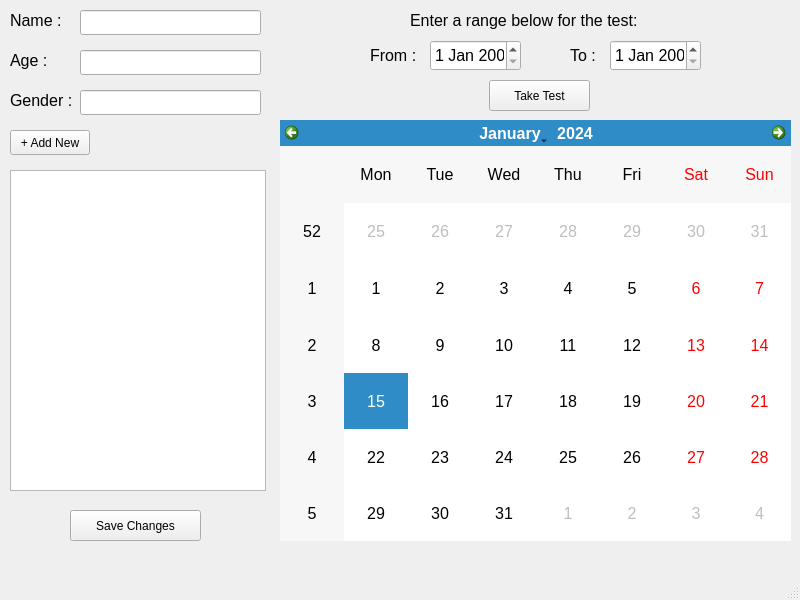
<?xml version="1.0" encoding="UTF-8"?>
<ui version="4.0">
 <class>MainWindow</class>
 <widget class="QMainWindow" name="MainWindow">
  <property name="geometry">
   <rect>
    <x>0</x>
    <y>0</y>
    <width>800</width>
    <height>600</height>
   </rect>
  </property>
  <property name="windowTitle">
   <string>MainWindow</string>
  </property>
  <widget class="QWidget" name="centralwidget">
   <widget class="QCalendarWidget" name="calendarWidget">
    <property name="geometry">
     <rect>
      <x>280</x>
      <y>120</y>
      <width>511</width>
      <height>421</height>
     </rect>
    </property>
    <property name="styleSheet">
     <string notr="true">font-size : 12pt;</string>
    </property>
   </widget>
   <widget class="QListWidget" name="tasklistWidget">
    <property name="geometry">
     <rect>
      <x>10</x>
      <y>170</y>
      <width>256</width>
      <height>321</height>
     </rect>
    </property>
   </widget>
   <widget class="QLineEdit" name="lineEdit">
    <property name="geometry">
     <rect>
      <x>80</x>
      <y>10</y>
      <width>181</width>
      <height>25</height>
     </rect>
    </property>
   </widget>
   <widget class="QLabel" name="label">
    <property name="geometry">
     <rect>
      <x>10</x>
      <y>10</y>
      <width>101</width>
      <height>21</height>
     </rect>
    </property>
    <property name="styleSheet">
     <string notr="true">font-size : 12pt;</string>
    </property>
    <property name="text">
     <string>Name : </string>
    </property>
   </widget>
   <widget class="QLabel" name="label_2">
    <property name="geometry">
     <rect>
      <x>10</x>
      <y>50</y>
      <width>101</width>
      <height>21</height>
     </rect>
    </property>
    <property name="styleSheet">
     <string notr="true">font-size : 12pt;</string>
    </property>
    <property name="text">
     <string>Age : </string>
    </property>
   </widget>
   <widget class="QLabel" name="label_3">
    <property name="geometry">
     <rect>
      <x>10</x>
      <y>90</y>
      <width>101</width>
      <height>21</height>
     </rect>
    </property>
    <property name="styleSheet">
     <string notr="true">font-size : 12pt;</string>
    </property>
    <property name="text">
     <string>Gender : </string>
    </property>
   </widget>
   <widget class="QLineEdit" name="lineEdit_2">
    <property name="geometry">
     <rect>
      <x>80</x>
      <y>50</y>
      <width>181</width>
      <height>25</height>
     </rect>
    </property>
   </widget>
   <widget class="QLineEdit" name="lineEdit_3">
    <property name="geometry">
     <rect>
      <x>80</x>
      <y>90</y>
      <width>181</width>
      <height>25</height>
     </rect>
    </property>
   </widget>
   <widget class="QDateEdit" name="dateEdit">
    <property name="geometry">
     <rect>
      <x>430</x>
      <y>40</y>
      <width>91</width>
      <height>31</height>
     </rect>
    </property>
    <property name="styleSheet">
     <string notr="true">font-size : 12pt;
</string>
    </property>
   </widget>
   <widget class="QLabel" name="label_4">
    <property name="geometry">
     <rect>
      <x>410</x>
      <y>0</y>
      <width>261</width>
      <height>41</height>
     </rect>
    </property>
    <property name="styleSheet">
     <string notr="true">font-size : 12pt
</string>
    </property>
    <property name="text">
     <string>Enter a range below for the test:</string>
    </property>
   </widget>
   <widget class="QLabel" name="label_5">
    <property name="geometry">
     <rect>
      <x>370</x>
      <y>40</y>
      <width>54</width>
      <height>31</height>
     </rect>
    </property>
    <property name="styleSheet">
     <string notr="true">font-size : 12pt;
</string>
    </property>
    <property name="text">
     <string>From : </string>
    </property>
   </widget>
   <widget class="QLabel" name="label_6">
    <property name="geometry">
     <rect>
      <x>570</x>
      <y>40</y>
      <width>61</width>
      <height>31</height>
     </rect>
    </property>
    <property name="styleSheet">
     <string notr="true">font-size : 12pt;</string>
    </property>
    <property name="text">
     <string>To : </string>
    </property>
   </widget>
   <widget class="QDateEdit" name="dateEdit_2">
    <property name="geometry">
     <rect>
      <x>610</x>
      <y>40</y>
      <width>91</width>
      <height>31</height>
     </rect>
    </property>
    <property name="styleSheet">
     <string notr="true">font-size : 12pt;
</string>
    </property>
   </widget>
   <widget class="QPushButton" name="pushButton">
    <property name="geometry">
     <rect>
      <x>489</x>
      <y>80</y>
      <width>101</width>
      <height>31</height>
     </rect>
    </property>
    <property name="text">
     <string>Take Test</string>
    </property>
   </widget>
   <widget class="QPushButton" name="pushButton_2">
    <property name="geometry">
     <rect>
      <x>70</x>
      <y>510</y>
      <width>131</width>
      <height>31</height>
     </rect>
    </property>
    <property name="text">
     <string>Save Changes</string>
    </property>
   </widget>
   <widget class="QPushButton" name="pushButton_3">
    <property name="geometry">
     <rect>
      <x>10</x>
      <y>130</y>
      <width>80</width>
      <height>25</height>
     </rect>
    </property>
    <property name="text">
     <string>+ Add New</string>
    </property>
   </widget>
  </widget>
  <widget class="QMenuBar" name="menubar">
   <property name="geometry">
    <rect>
     <x>0</x>
     <y>0</y>
     <width>800</width>
     <height>22</height>
    </rect>
   </property>
  </widget>
  <widget class="QStatusBar" name="statusbar"/>
 </widget>
 <resources/>
 <connections/>
</ui>
